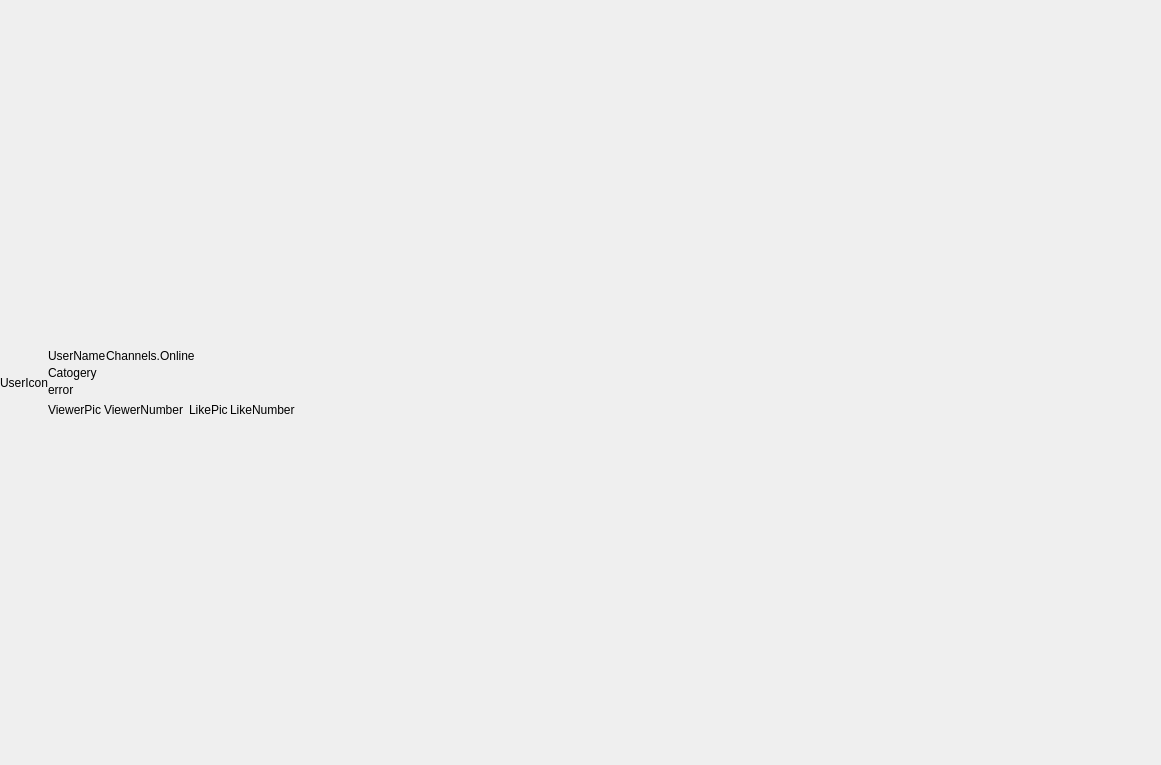
<?xml version="1.0" encoding="UTF-8"?>
<ui version="4.0">
 <class>ChannelCapsule</class>
 <widget class="QFrame" name="ChannelCapsule">
  <property name="geometry">
   <rect>
    <x>0</x>
    <y>0</y>
    <width>1161</width>
    <height>765</height>
   </rect>
  </property>
  <property name="focusPolicy">
   <enum>Qt::ClickFocus</enum>
  </property>
  <property name="windowTitle">
   <string>Frame</string>
  </property>
  <layout class="QHBoxLayout" name="horizontalLayout_2">
   <property name="spacing">
    <number>0</number>
   </property>
   <property name="leftMargin">
    <number>0</number>
   </property>
   <property name="topMargin">
    <number>0</number>
   </property>
   <property name="rightMargin">
    <number>0</number>
   </property>
   <property name="bottomMargin">
    <number>0</number>
   </property>
   <item>
    <widget class="QFrame" name="HeaderPart">
     <property name="focusPolicy">
      <enum>Qt::ClickFocus</enum>
     </property>
     <layout class="QVBoxLayout" name="verticalLayout">
      <property name="spacing">
       <number>0</number>
      </property>
      <property name="leftMargin">
       <number>0</number>
      </property>
      <property name="topMargin">
       <number>0</number>
      </property>
      <property name="rightMargin">
       <number>0</number>
      </property>
      <property name="bottomMargin">
       <number>0</number>
      </property>
      <item>
       <widget class="ComplexHeaderIcon" name="UserIcon">
        <property name="styleSheet">
         <string notr="true"/>
        </property>
        <property name="frameShape">
         <enum>QFrame::NoFrame</enum>
        </property>
        <property name="text">
         <string>UserIcon</string>
        </property>
        <property name="scaledContents">
         <bool>true</bool>
        </property>
        <property name="alignment">
         <set>Qt::AlignCenter</set>
        </property>
        <property name="wordWrap">
         <bool>true</bool>
        </property>
       </widget>
      </item>
     </layout>
    </widget>
   </item>
   <item>
    <widget class="QFrame" name="InfoPart">
     <property name="sizePolicy">
      <sizepolicy hsizetype="Preferred" vsizetype="Preferred">
       <horstretch>0</horstretch>
       <verstretch>0</verstretch>
      </sizepolicy>
     </property>
     <property name="focusPolicy">
      <enum>Qt::ClickFocus</enum>
     </property>
     <layout class="QVBoxLayout" name="verticalLayout_4">
      <property name="spacing">
       <number>0</number>
      </property>
      <property name="leftMargin">
       <number>0</number>
      </property>
      <property name="topMargin">
       <number>0</number>
      </property>
      <property name="rightMargin">
       <number>0</number>
      </property>
      <property name="bottomMargin">
       <number>0</number>
      </property>
      <item>
       <spacer name="verticalSpacer_2">
        <property name="orientation">
         <enum>Qt::Vertical</enum>
        </property>
        <property name="sizeHint" stdset="0">
         <size>
          <width>20</width>
          <height>40</height>
         </size>
        </property>
       </spacer>
      </item>
      <item>
       <widget class="QFrame" name="TextFrame">
        <property name="sizePolicy">
         <sizepolicy hsizetype="Expanding" vsizetype="Preferred">
          <horstretch>0</horstretch>
          <verstretch>0</verstretch>
         </sizepolicy>
        </property>
        <layout class="QVBoxLayout" name="verticalLayout_2">
         <property name="spacing">
          <number>0</number>
         </property>
         <property name="leftMargin">
          <number>0</number>
         </property>
         <property name="topMargin">
          <number>0</number>
         </property>
         <property name="rightMargin">
          <number>0</number>
         </property>
         <property name="bottomMargin">
          <number>0</number>
         </property>
         <item>
          <widget class="QFrame" name="NickNameFrame">
           <property name="sizePolicy">
            <sizepolicy hsizetype="Preferred" vsizetype="Preferred">
             <horstretch>0</horstretch>
             <verstretch>0</verstretch>
            </sizepolicy>
           </property>
           <layout class="QHBoxLayout" name="horizontalLayout_7">
            <property name="spacing">
             <number>0</number>
            </property>
            <property name="leftMargin">
             <number>0</number>
            </property>
            <property name="topMargin">
             <number>0</number>
            </property>
            <property name="rightMargin">
             <number>0</number>
            </property>
            <property name="bottomMargin">
             <number>0</number>
            </property>
            <item>
             <widget class="QLabel" name="UserName">
              <property name="sizePolicy">
               <sizepolicy hsizetype="Preferred" vsizetype="Preferred">
                <horstretch>0</horstretch>
                <verstretch>0</verstretch>
               </sizepolicy>
              </property>
              <property name="text">
               <string>UserName</string>
              </property>
              <property name="alignment">
               <set>Qt::AlignLeading|Qt::AlignLeft|Qt::AlignVCenter</set>
              </property>
              <property name="wordWrap">
               <bool>false</bool>
              </property>
             </widget>
            </item>
            <item>
             <widget class="QLabel" name="StateActive">
              <property name="sizePolicy">
               <sizepolicy hsizetype="Maximum" vsizetype="Preferred">
                <horstretch>0</horstretch>
                <verstretch>0</verstretch>
               </sizepolicy>
              </property>
              <property name="text">
               <string>Channels.Online</string>
              </property>
             </widget>
            </item>
            <item>
             <spacer name="horizontalSpacer_2">
              <property name="orientation">
               <enum>Qt::Horizontal</enum>
              </property>
              <property name="sizeHint" stdset="0">
               <size>
                <width>120</width>
                <height>20</height>
               </size>
              </property>
             </spacer>
            </item>
           </layout>
          </widget>
         </item>
         <item>
          <widget class="QFrame" name="CatogeryFrame">
           <property name="sizePolicy">
            <sizepolicy hsizetype="Preferred" vsizetype="Preferred">
             <horstretch>0</horstretch>
             <verstretch>0</verstretch>
            </sizepolicy>
           </property>
           <layout class="QHBoxLayout" name="horizontalLayout_8">
            <property name="spacing">
             <number>0</number>
            </property>
            <property name="leftMargin">
             <number>0</number>
            </property>
            <property name="topMargin">
             <number>0</number>
            </property>
            <property name="rightMargin">
             <number>0</number>
            </property>
            <property name="bottomMargin">
             <number>0</number>
            </property>
            <item>
             <widget class="QLabel" name="CatogeryName">
              <property name="sizePolicy">
               <sizepolicy hsizetype="Preferred" vsizetype="Preferred">
                <horstretch>0</horstretch>
                <verstretch>0</verstretch>
               </sizepolicy>
              </property>
              <property name="baseSize">
               <size>
                <width>86</width>
                <height>0</height>
               </size>
              </property>
              <property name="text">
               <string>Catogery</string>
              </property>
              <property name="alignment">
               <set>Qt::AlignLeading|Qt::AlignLeft|Qt::AlignVCenter</set>
              </property>
              <property name="wordWrap">
               <bool>true</bool>
              </property>
             </widget>
            </item>
           </layout>
          </widget>
         </item>
        </layout>
       </widget>
      </item>
      <item>
       <widget class="QFrame" name="ErrorFrame">
        <layout class="QHBoxLayout" name="horizontalLayout_6">
         <property name="spacing">
          <number>0</number>
         </property>
         <property name="leftMargin">
          <number>0</number>
         </property>
         <property name="topMargin">
          <number>0</number>
         </property>
         <property name="rightMargin">
          <number>0</number>
         </property>
         <property name="bottomMargin">
          <number>0</number>
         </property>
         <item>
          <widget class="QLabel" name="ErrorLabel">
           <property name="sizePolicy">
            <sizepolicy hsizetype="Preferred" vsizetype="Preferred">
             <horstretch>0</horstretch>
             <verstretch>0</verstretch>
            </sizepolicy>
           </property>
           <property name="text">
            <string>error</string>
           </property>
          </widget>
         </item>
         <item>
          <spacer name="horizontalSpacer_3">
           <property name="orientation">
            <enum>Qt::Horizontal</enum>
           </property>
           <property name="sizeHint" stdset="0">
            <size>
             <width>40</width>
             <height>20</height>
            </size>
           </property>
          </spacer>
         </item>
        </layout>
       </widget>
      </item>
      <item>
       <widget class="QFrame" name="ChannelInfo">
        <property name="sizePolicy">
         <sizepolicy hsizetype="Preferred" vsizetype="Preferred">
          <horstretch>0</horstretch>
          <verstretch>0</verstretch>
         </sizepolicy>
        </property>
        <layout class="QHBoxLayout" name="horizontalLayout_5">
         <property name="spacing">
          <number>5</number>
         </property>
         <property name="leftMargin">
          <number>0</number>
         </property>
         <property name="topMargin">
          <number>0</number>
         </property>
         <property name="rightMargin">
          <number>0</number>
         </property>
         <property name="bottomMargin">
          <number>0</number>
         </property>
         <item>
          <widget class="QFrame" name="ViewerFrame">
           <layout class="QHBoxLayout" name="horizontalLayout_3">
            <property name="spacing">
             <number>2</number>
            </property>
            <property name="leftMargin">
             <number>0</number>
            </property>
            <property name="topMargin">
             <number>0</number>
            </property>
            <property name="rightMargin">
             <number>0</number>
            </property>
            <property name="bottomMargin">
             <number>0</number>
            </property>
            <item>
             <widget class="QLabel" name="ViewerPicLabel">
              <property name="maximumSize">
               <size>
                <width>86</width>
                <height>16777215</height>
               </size>
              </property>
              <property name="baseSize">
               <size>
                <width>86</width>
                <height>0</height>
               </size>
              </property>
              <property name="text">
               <string>ViewerPic</string>
              </property>
              <property name="alignment">
               <set>Qt::AlignLeading|Qt::AlignLeft|Qt::AlignVCenter</set>
              </property>
              <property name="wordWrap">
               <bool>true</bool>
              </property>
             </widget>
            </item>
            <item>
             <widget class="QLabel" name="ViewerNumberLabel">
              <property name="sizePolicy">
               <sizepolicy hsizetype="Preferred" vsizetype="Preferred">
                <horstretch>0</horstretch>
                <verstretch>0</verstretch>
               </sizepolicy>
              </property>
              <property name="text">
               <string>ViewerNumber</string>
              </property>
             </widget>
            </item>
           </layout>
          </widget>
         </item>
         <item>
          <widget class="QFrame" name="LikeInfo">
           <layout class="QHBoxLayout" name="horizontalLayout_4">
            <property name="spacing">
             <number>2</number>
            </property>
            <property name="leftMargin">
             <number>0</number>
            </property>
            <property name="topMargin">
             <number>0</number>
            </property>
            <property name="rightMargin">
             <number>0</number>
            </property>
            <property name="bottomMargin">
             <number>0</number>
            </property>
            <item>
             <widget class="QLabel" name="LikePicLabel">
              <property name="text">
               <string>LikePic</string>
              </property>
             </widget>
            </item>
            <item>
             <widget class="QLabel" name="LikeNumberLabel">
              <property name="sizePolicy">
               <sizepolicy hsizetype="Preferred" vsizetype="Preferred">
                <horstretch>0</horstretch>
                <verstretch>0</verstretch>
               </sizepolicy>
              </property>
              <property name="text">
               <string>LikeNumber</string>
              </property>
             </widget>
            </item>
           </layout>
          </widget>
         </item>
         <item>
          <spacer name="horizontalSpacer">
           <property name="orientation">
            <enum>Qt::Horizontal</enum>
           </property>
           <property name="sizeHint" stdset="0">
            <size>
             <width>120</width>
             <height>20</height>
            </size>
           </property>
          </spacer>
         </item>
        </layout>
       </widget>
      </item>
      <item>
       <spacer name="verticalSpacer">
        <property name="orientation">
         <enum>Qt::Vertical</enum>
        </property>
        <property name="sizeHint" stdset="0">
         <size>
          <width>20</width>
          <height>40</height>
         </size>
        </property>
       </spacer>
      </item>
     </layout>
    </widget>
   </item>
  </layout>
 </widget>
 <customwidgets>
  <customwidget>
   <class>ComplexHeaderIcon</class>
   <extends>QLabel</extends>
   <header location="global">ComplexHeaderIcon.h</header>
  </customwidget>
 </customwidgets>
 <resources/>
 <connections/>
</ui>
